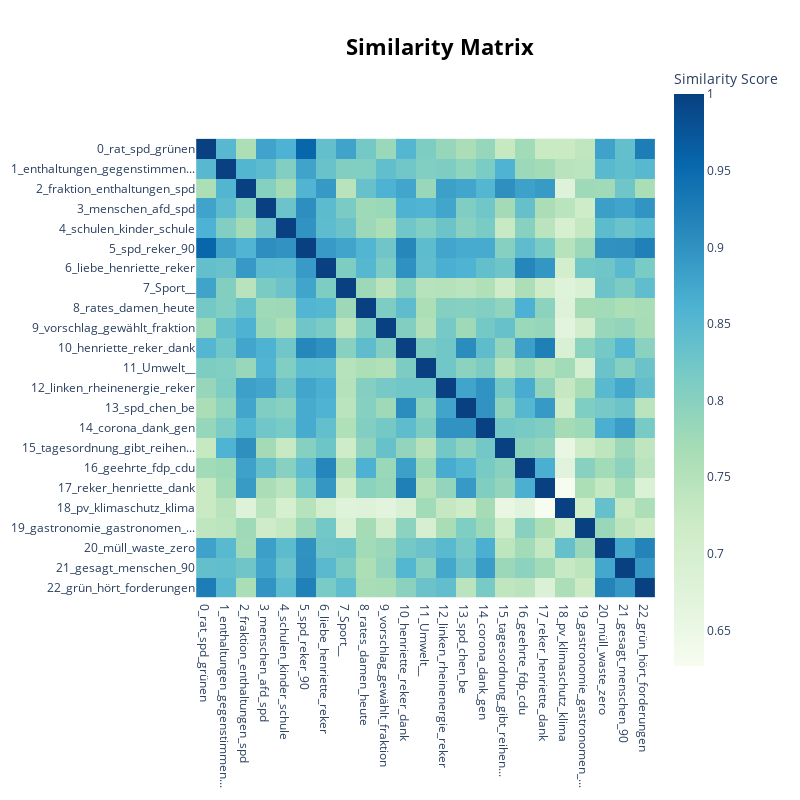

Here is the notebook cell this chart was saved with:
### Code cell
topic_model.visualize_heatmap()

### Figure 1 — Plotly figure (JSON) as saved in the notebook; plotly's stock layout.template omitted (floating-point values rounded to 4 significant figures; data arrays with more than 128 entries replaced by an {"elided": "..."} marker saying what was removed)
{"data": [{"coloraxis": "coloraxis", "hovertemplate": "x: %{x}<br>y: %{y}<br>Similarity Score: %{z}<extra></extra>", "name": "0", "type": "heatmap", "x": ["0_rat_spd_grünen", "1_enthaltungen_gegenstimmen...", "2_fraktion_enthaltungen_spd", "3_menschen_afd_spd", "4_schulen_kinder_schule", "5_spd_reker_90", "6_liebe_henriette_reker", "7_Sport__", "8_rates_damen_heute", "9_vorschlag_gewählt_fraktion", "10_henriette_reker_dank", "11_Umwelt__", "12_linken_rheinenergie_reker", "13_spd_chen_be", "14_corona_dank_gen", "15_tagesordnung_gibt_reihen...", "16_geehrte_fdp_cdu", "17_reker_henriette_dank", "18_pv_klimaschutz_klima", "19_gastronomie_gastronomen_...", "20_müll_waste_zero", "21_gesagt_menschen_90", "22_grün_hört_forderungen"], "xaxis": "x", "y": ["0_rat_spd_grünen", "1_enthaltungen_gegenstimmen...", "2_fraktion_enthaltungen_spd", "3_menschen_afd_spd", "4_schulen_kinder_schule", "5_spd_reker_90", "6_liebe_henriette_reker", "7_Sport__", "8_rates_damen_heute", "9_vorschlag_gewählt_fraktion", "10_henriette_reker_dank", "11_Umwelt__", "12_linken_rheinenergie_reker", "13_spd_chen_be", "14_corona_dank_gen", "15_tagesordnung_gibt_reihen...", "16_geehrte_fdp_cdu", "17_reker_henriette_dank", "18_pv_klimaschutz_klima", "19_gastronomie_gastronomen_...", "20_müll_waste_zero", "21_gesagt_menschen_90", "22_grün_hört_forderungen"], "yaxis": "y", "z": {"elided": "23x23 float values"}}], "layout": {"coloraxis": {"colorbar": {"title": {"text": "Similarity Score"}}, "colorscale": [[0, "rgb(247,252,240)"], [0.125, "rgb(224,243,219)"], [0.25, "rgb(204,235,197)"], [0.375, "rgb(168,221,181)"], [0.5, "rgb(123,204,196)"], [0.625, "rgb(78,179,211)"], [0.75, "rgb(43,140,190)"], [0.875, "rgb(8,104,172)"], [1, "rgb(8,64,129)"]]}, "height": 800, "hoverlabel": {"bgcolor": "white", "font": {"family": "Rockwell", "size": 16}}, "legend": {"title": {"text": "Trend"}}, "margin": {"t": 60}, "showlegend": true, "title": {"font": {"color": "Black", "size": 22}, "text": "<b>Similarity Matrix</b>", "x": 0.55, "xanchor": "center", "y": 0.95, "yanchor": "top"}, "width": 800, "xaxis": {"anchor": "y", "constrain": "domain", "domain": [0, 1], "scaleanchor": "y"}, "yaxis": {"anchor": "x", "autorange": "reversed", "constrain": "domain", "domain": [0, 1]}}}
